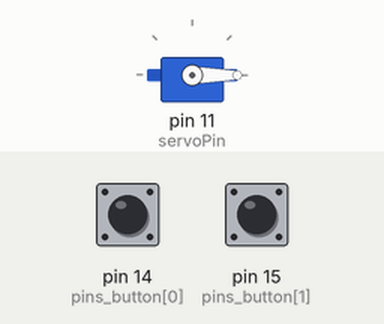
This sketch was run on a simulated Arduino Uno, built with avr-gcc and run on an emulated ATmega328P. Parts: servo. Inputs (shaded band) come from the test bench; at power-on: pin 14 (pins_button[0]) LOW, pin 15 (pins_button[1]) LOW.

Above: at 1.2 s.
1.3 s: pin 14 (pins_button[0]) pulled HIGH for 3.2 s
At 5.3 s:
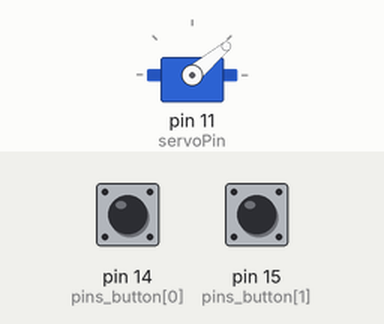
6.0 s: pin 14 (pins_button[0]) pulled HIGH for 3.2 s
At 10.1 s:
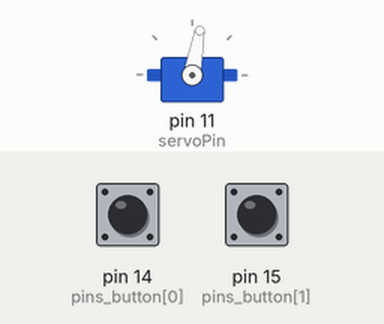
10.7 s: pin 14 (pins_button[0]) pulled HIGH for 3.2 s
At 14.9 s:
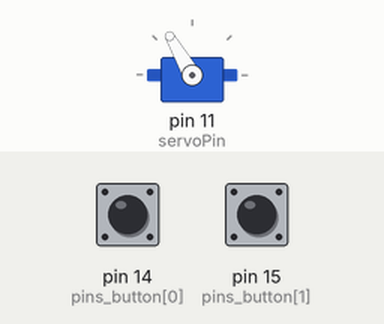
15.4 s: pin 14 (pins_button[0]) pulled HIGH for 3.2 s
At 19.7 s:
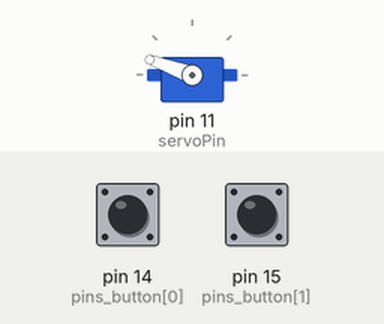
20.1 s: pin 15 (pins_button[1]) pulled HIGH for 0.15 s
At 21.0 s:
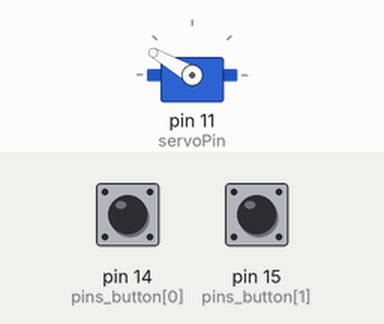
21.7 s: pin 15 (pins_button[1]) pulled HIGH for 3.2 s
At 22.2 s:
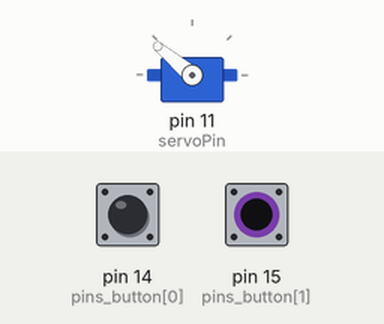
Timing chart, 0 to 26.2 s (numbered marks = the images above; inputs shaded):
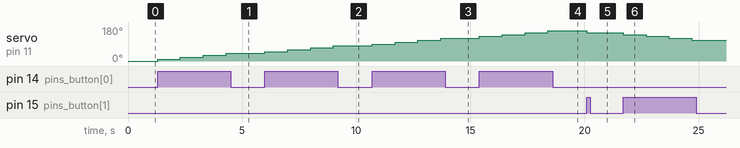

Measured:
- after the input at 1.3 s, servo on pin 11 (servoPin): 0° → 10° at once, → 20° 1.0 s later, → 30° 1.0 s later, → 40° 1.0 s later
- after the input at 6.0 s, servo on pin 11 (servoPin): 40° → 50° at once, → 60° 1.0 s later, → 70° 1.0 s later, → 80° 1.0 s later
- after the input at 10.7 s, servo on pin 11 (servoPin): 80° → 90° at once, → 100° 1.0 s later, → 110° 1.0 s later, → 120° 1.0 s later
- after the input at 15.4 s, servo on pin 11 (servoPin): 120° → 130° at once, → 140° 1.0 s later, → 150° 1.0 s later, → 160° 1.0 s later
- after the input at 20.1 s, servo on pin 11 (servoPin): 160° → 150° at once
- after the input at 21.7 s, servo on pin 11 (servoPin): 150° → 140° at once, → 130° 1.0 s later, → 120° 1.0 s later, → 110° 1.0 s later

The sketch:

HW9-1.ino
```cpp
#include <Servo.h>

Servo myServo;
int pins_button[] = {14,15};
int servoPin = 11;
int angle = 0;

void setup() {
  myServo.attach(servoPin);
  myServo.write(angle);
  for (int i=0 ; i<2; i++) {
    pinMode(pins_button[i], INPUT);
  }
}

void loop() {
  if (digitalRead(pins_button[0])) {
    if (angle <= 170) {
      angle = angle + 10;
      myServo.write(angle);
      delay(1000);
    }
  }

  if (digitalRead(pins_button[1])) {
    if (angle >= 10) {
      angle = angle - 10;
      myServo.write(angle);
      delay(1000);
    }
  }
}
```
